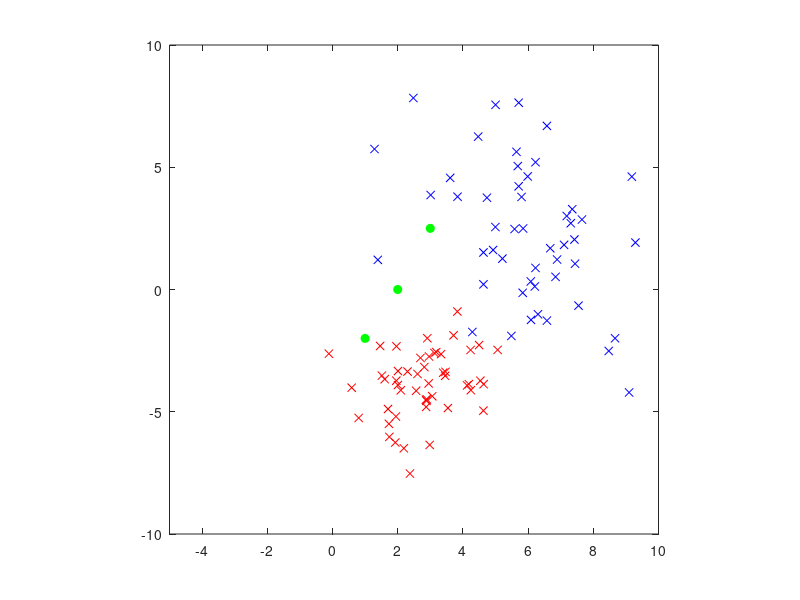
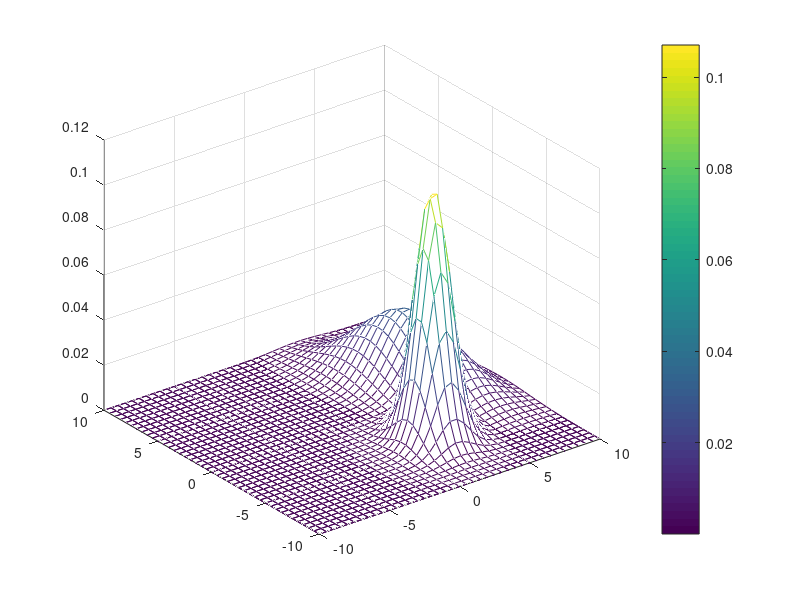

Write the MATLAB code that produced these figures, in order.
% Parametric categorization method applied on a two-dimensional problem

% Suppose you are given 50 exemplars from one of the two categories. Each 
% exemplar is represented using two feature values. In the input file 
% inputdata.mat, the exemplars are saved in two variables “cat1data” and 
% "cat2data”. We first learn the two categories using parametric method, 
% and then use the learned representations to categorize three new cases 
% with feature values of [1, -2]; [2, 0]; [3, 2.5] respectively

clear all; close all; clc;

% load in the inputdata, exemplars for two categories
load('inputdata.mat'); 

% learning exemplars and test examples
testdata = [1 -2;
            2 0;
            3 2.5];
figure('Name','Input data');         
plot(cat1data(:,1), cat1data(:,2),'xr'); hold on
plot(cat2data(:,1), cat2data(:,2),'xb'); hold on;
plot(testdata(:,1),testdata(:,2),'og','MarkerFaceColor','g');
xlim([-5 10]); ylim([-10 10]); axis square; 


% step 1: Define a 2D hypothesis space
dx = 0.5;            % stepsize for the X dimension
dy = 0.5;            % stepsize for the Y dimension
AllX = -10:dx:10;    % 1D line for X
AllY = -10:dy:10;    % 1D line for Y

% Obtain a "joint space"
[Hx Hy] = meshgrid(AllX, AllY);
H = [Hx(:) Hy(:)];


%% step 2: category learning with parametric method to learn prototypical representations
catmean1 = mean(cat1data) ; catcov1 = cov(cat1data) ; % catmean is a 2-value vector
catmean2 = mean(cat2data) ; catcov2 = cov(cat2data) ;



%% step 3: compute and plot P(X|cat)

probdist1 = mvnpdf(H, catmean1, catcov1) ;
probdist2 = mvnpdf(H, catmean2, catcov2) ;

figure;
Plotprob1 = reshape(probdist1,size(Hx));
mesh(Hx, Hy, Plotprob1); % 3D plot of a "meshed-surface" 
hold on;

Plotprob2 = reshape(probdist2,size(Hx));
mesh(Hx, Hy, Plotprob2); % 3D plot of a "meshed-surface" 
colorbar; % show color bar on figure;

%% step 4: categerization task with new casess    
priorcat1 = 0.5   ;
priorcat2 = 1-0.5 ;

% compute the probability of each of the three test cases belonging to cat1

% testprob1 = mvnpdf(testdata(1,:), catmean1, catcov1)
% testprob2 = mvnpdf(testdata(2,:), catmean1, catcov1)
% testprob3 = mvnpdf(testdata(3,:), catmean1, catcov1)

for ti = 1:size(testdata,1)
    probcat1 = mvnpdf(testdata(ti,:), catmean1, catcov1);
    probcat2 = mvnpdf(testdata(ti,:), catmean2, catcov2);
    postcat(ti) = probcat1*priorcat1 / (probcat1*priorcat1+probcat2*priorcat2) ;
end

disp('Post. prob of belonging to Category 1') ;
postcat
